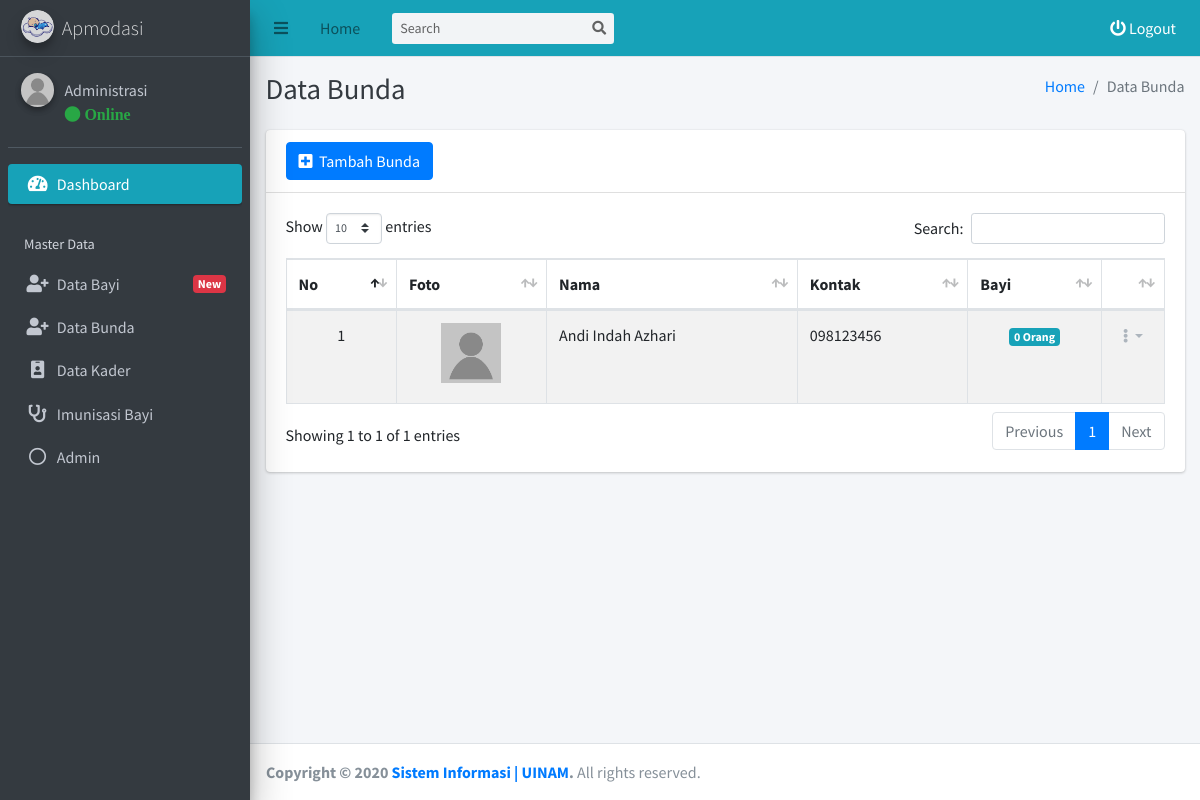
Page /admin/bunda/data.php (signed in) on the committed database.
### tables this page shows
CREATE TABLE `tb_bunda` (
  `id_bunda` int(11) NOT NULL,
  `nama_bunda` varchar(255) NOT NULL,
  `kontak_bunda` varchar(255) NOT NULL,
  `alamat_bunda` varchar(255) NOT NULL,
  `foto_bunda` varchar(255) NOT NULL,
  `creatde_at` timestamp NOT NULL DEFAULT CURRENT_TIMESTAMP,
  `update_at` timestamp NOT NULL DEFAULT CURRENT_TIMESTAMP
);

### admin/bunda/data.php (the view, shortened to what this page needs)
<?php
require_once '../template/header/header.php';
$bunda = mysqli_query($conn, "SELECT * FROM tb_bunda");
?>
  <div class="content-wrapper">
    <div class="content-header">
      <div class="container-fluid">
        <div class="row mb-2">
          <div class="col-sm-6">
            <h1 class="m-0 text-dark">Data Bunda</h1>
          </div>
          <div class="col-sm-6">
            <ol class="breadcrumb float-sm-right">
              <li class="breadcrumb-item"><a href="../index.php">Home</a></li>
              <li class="breadcrumb-item active">Data Bunda</li>
            </ol>
          </div>
        </div>
      </div>
    </div>
    <section class="content">
      <div class="container-fluid">
        <div class="row">
          <div class="col-12">
            <div class="card">
              <div class="card-header">
                <button data-toggle="modal" data-target="#modal-lg" type="button" class="btn btn-primary"><i class="fa fa-plus-square"></i>&nbsp Tambah Bunda</a>
              </div>
              <div class="card-body">
                <table id="example1" class="table table-bordered table-striped">
                  <thead>
                  <tr>
                    <th>No</th>
                    <th>Foto</th>
                    <th>Nama</th>
                    <th>Kontak</th>
                    <th>Bayi</th>
                    <th></th>
                  </tr>
                  </thead>
                  <tbody>
                  <?php $i = 1; foreach($bunda as $dta) { ?>
                  <tr>
                    <td style="text-align:center"><?= $i ?></td>
                    <td style="text-align: center">
                      <a href="../../assets/dist/img/bunda//<?= $dta['foto_bunda'] ?>" data-toggle="lightbox" data-title="Nama : <?= $dta['nama_bunda'] ?>" data-gallery="gallery">
                        <img src="../../assets/dist/img/bunda//<?= $dta['foto_bunda'] ?>" border=3 height=60 width=60 class="img-fluid mb-2" alt="red sample"/>
                      </a>
                    </td>
                    <td><?= $dta['nama_bunda'] ?></td>
                    <td><?= $dta['kontak_bunda'] ?></td>
                    <?php
                      $bayi_bunda = mysqli_query($conn, "SELECT * FROM tb_bayi WHERE bunda_id = '$dta[id_bunda]' ");
                      $row_bayi_bunda = mysqli_num_rows($bayi_bunda);
                      $row_bayi_bunda_final = $row_bayi_bunda;
                    ?>
                    <td style="text-align:center">
                    <span class="badge badge-info"><?= $row_bayi_bunda_final ?> Orang</span>
                    </td>
                    <td style="text-align:center; width: 20px;">
                      <div class="btn-group">
                        <button type="button" class="btn btn-tool dropdown-toggle" data-toggle="dropdown">
                          <i class="fas fa fa-ellipsis-v"></i>
                        </button>
                      </div>
                    </td>
                  </tr>
                  <?php $i = $i + 1; } ?>
                  </tbody>
                </table>
              </div>
            </div>
          </div>
        </div>
      </div>
    </section>
  </div>
<?php
require '../template/footer/footer.php';
?>

### admin/template/header/header.php (shortened to what this page needs)
<?php
require('../../koneksi.php');
$get_id_session = $_SESSION['get_id'];
$query_header_admin = mysqli_query($conn, "SELECT * FROM tb_admin WHERE id_admin = '$get_id_session'");
$get_data_admin = mysqli_fetch_assoc($query_header_admin);
$nama_header = $get_data_admin['nama_admin'];
?>
<!DOCTYPE html>
<html>
<head>
  <link rel="stylesheet" href="../../assets/plugins/fontawesome-free/css/all.min.css">
  <link rel="stylesheet" href="../../assets/plugins/daterangepicker/daterangepicker.css">
  <link rel="stylesheet" href="../../assets/plugins/summernote/summernote-bs4.css">
  <link rel="stylesheet" href="../../assets/plugins/ekko-lightbox/ekko-lightbox.css">
  <link rel="stylesheet" href="https://code.ionicframework.com/ionicons/2.0.1/css/ionicons.min.css">
  <link rel="stylesheet" href="../../assets/plugins/tempusdominus-bootstrap-4/css/tempusdominus-bootstrap-4.min.css">
  <link rel="stylesheet" href="../../assets/plugins/datatables-bs4/css/dataTables.bootstrap4.min.css">
  <link rel="stylesheet" href="../../assets/plugins/datatables-responsive/css/responsive.bootstrap4.min.css">
  <link rel="stylesheet" href="https://cdn.datatables.net/buttons/1.6.1/css/buttons.dataTables.min.css">
  <link href="https://cdn.jsdelivr.net/gh/gitbrent/bootstrap-switch-button@1.1.0/css/bootstrap-switch-button.min.css" rel="stylesheet">
  <link rel="stylesheet" href="../../assets/dist/css/adminlte.min.css">
  <link rel="stylesheet" href="../../assets/plugins/overlayScrollbars/css/OverlayScrollbars.min.css">
</head>
<body class="hold-transition sidebar-mini layout-fixed">
<div class="wrapper">
  <nav class="main-header navbar navbar-expand navbar-info navbar-light">
    <ul class="navbar-nav">
      <li class="nav-item">
        <a class="nav-link" data-widget="pushmenu" href="#" role="button"><i class="fas fa-bars"></i></a>
      </li>
      <li class="nav-item d-none d-sm-inline-block">
        <a href="../../admin/index.php" class="nav-link">Home</a>
      </li>
    </ul>
    <form class="form-inline ml-3">
      <div class="input-group input-group-sm">
        <input class="form-control form-control-navbar" type="search" placeholder="Search" aria-label="Search">
        <div class="input-group-append">
          <button class="btn btn-navbar" type="submit">
            <i class="fas fa-search"></i>
          </button>
        </div>
      </div>
    </form>
    <ul class="navbar-nav ml-auto">
      <li class="nav-item">
        <a style="color: white;" class="nav-link" data-toggle="modal" data-target="#modal-default"  href="" role="button">
          <i class="fas fa fa-power-off" style="color: white;"></i> Logout
        </a>
      </li>
    </ul>
  </nav>
  <aside class="main-sidebar sidebar-dark-info elevation-5">
    <a href="../../admin/index.php" class="brand-link">
      <img src="../../assets/dist/img/logo_apmodasi.png" alt="Logo Kabupaten Soppeng" class="brand-image img-circle elevation-3"
           style="opacity: .8">
      <span class="brand-text font-weight-light">Apmodasi</span>
    </a>
    <div class="sidebar">
      <div class="user-panel mt-3 pb-3 mb-3 d-flex">
        <div class="image">
          <img src="../../assets/dist/img/admin/<?= $get_data_admin['foto_admin'] ?>" class="img-circle elevation-2" alt="User Image">
        </div>
        <div class="info">
          <a href="#" class="d-block"><?= $nama_header ?></a>
          <a href="#"<i class="fa fa-circle text-success"></i> Online</a>
        </div>
      </div>
      <nav class="mt-2">
        <ul class="nav nav-pills nav-sidebar flex-column" data-widget="treeview" role="menu" data-accordion="false">
          <li class="nav-item has-treeview menu-open">
            <a href="../../admin/" class="nav-link active">
              <i class="nav-icon fas fa-tachometer-alt"></i>
              <p>
                Dashboard
              </p>
            </a>
          </li>
          <li class="nav-header">Master Data</li>
          <li class="nav-item has-treeview">
            <a href="#" class="nav-link">
              <i class="nav-icon fas fa-user-plus"></i>
              <p>
                Data Bayi
              <?php
                $bayi_header = mysqli_query($conn, "SELECT * FROM tb_bayi WHERE status_bayi = 'Menunggu'");
                $row_bayi_header = mysqli_num_rows($bayi_header);
                if ($row_bayi_header >= 1){
                  echo '<span class="right badge badge-danger">New</span>';
                }
              ?>
              </p>
            </a>
          </li>
          <li class="nav-item">
            <a href="../../admin/bunda/data.php" class="nav-link">
              <i class="nav-icon fa fa-user-plus"></i>
              <p>
                Data Bunda
              </p>
            </a>
          </li>
          <li class="nav-item">
            <a href="../../admin/kader/data.php" class="nav-link">
              <i class="nav-icon fas fa-id-badge"></i>
              <p>
                Data Kader
              </p>
            </a>
          </li>
          <li class="nav-item">
            <a href="../../admin/imunisasi/data.php?tahun=All" class="nav-link">
              <i class="nav-icon fa fa-stethoscope"></i>
              <p>
                Imunisasi Bayi
              </p>
            </a>
          </li>
          <li class="nav-item">
            <a href="../../admin/admin/data.php" class="nav-link">
              <i class="far fa-circle nav-icon"></i>
              <p>
                Admin
              </p>
            </a>
          </li>
          <li class="nav-header"></li>
          <li class="nav-header"></li>
        </ul>
      </nav>
    </div>
  </aside>

### rows in the picture
tb_bunda: foto_bunda (picture), nama_bunda "Andi Indah Azhari", kontak_bunda "098123456", row_bayi_bunda_final "0"

### other values in the picture
$nama_header "Administrasi"
